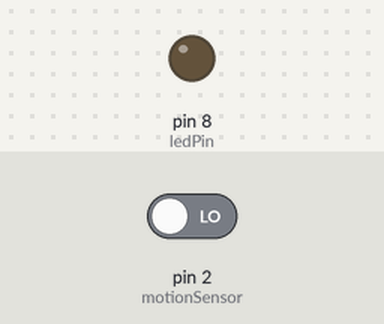
A sketch run on a simulated Arduino Uno, built with avr-gcc and run on an emulated ATmega328P. On the bench: output pins drawn as LEDs (lit = HIGH). The test bench sets the inputs (shaded band); at power-on: pin 2 (motionSensor) LOW.

Above: at 1.2 s.
1.3 s: pin 2 (motionSensor) driven HIGH
At 2.5 s:
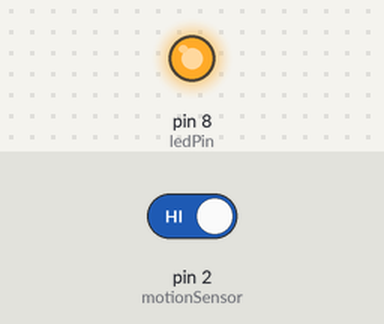
2.8 s: pin 2 (motionSensor) driven LOW
At 3.9 s:
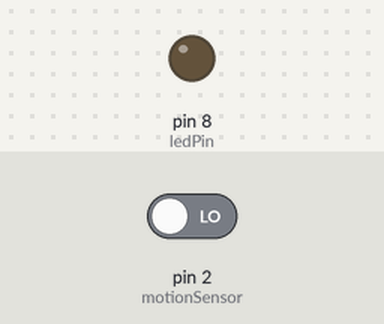
Timing chart, 0 to 5.8 s (numbered marks = the images above; inputs shaded):
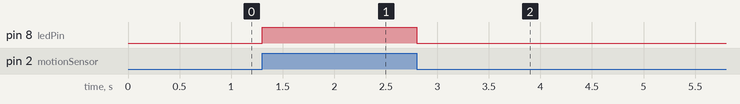

The sketch:

godspeedz_test.ino
```cpp
int ledPin = 8;        //LED light pin
int motionSensor = 2;         //motionSensor pin
int sensorVal = LOW;       //no motion is detected
//int sensorVal = 0;           //variable that stores the motionSensor status


void setup() {
  pinMode(ledPin, OUTPUT);       //assigning the LED as an output
  pinMode(motionSensor, INPUT);    //assigning the PIR as the input
  Serial.begin(9600);
}

void loop() {
  sensorVal = digitalRead(motionSensor);
  if (sensorVal == HIGH) {          //if motionSensor is high,
    digitalWrite(ledPin, HIGH); //the LED will turn on
//    delay(100);

    if (sensorVal == LOW) {
      Serial.println("Groceries have been detected!");
      sensorVal = HIGH;         //updating the variable state to HIGH
    }
  }
  else {
    digitalWrite(ledPin, LOW);   //LED turns off
//    delay(100);

    if (sensorVal == HIGH) {
      Serial.println("Groceries have been moved");  //updating variable state to LOW
      sensorVal = LOW;
    }
  }
}
```

Measured:
- after the input at 1.3 s, pin 8 (ledPin): LOW → HIGH at once
- after the input at 2.8 s, pin 8 (ledPin): HIGH → LOW at once
